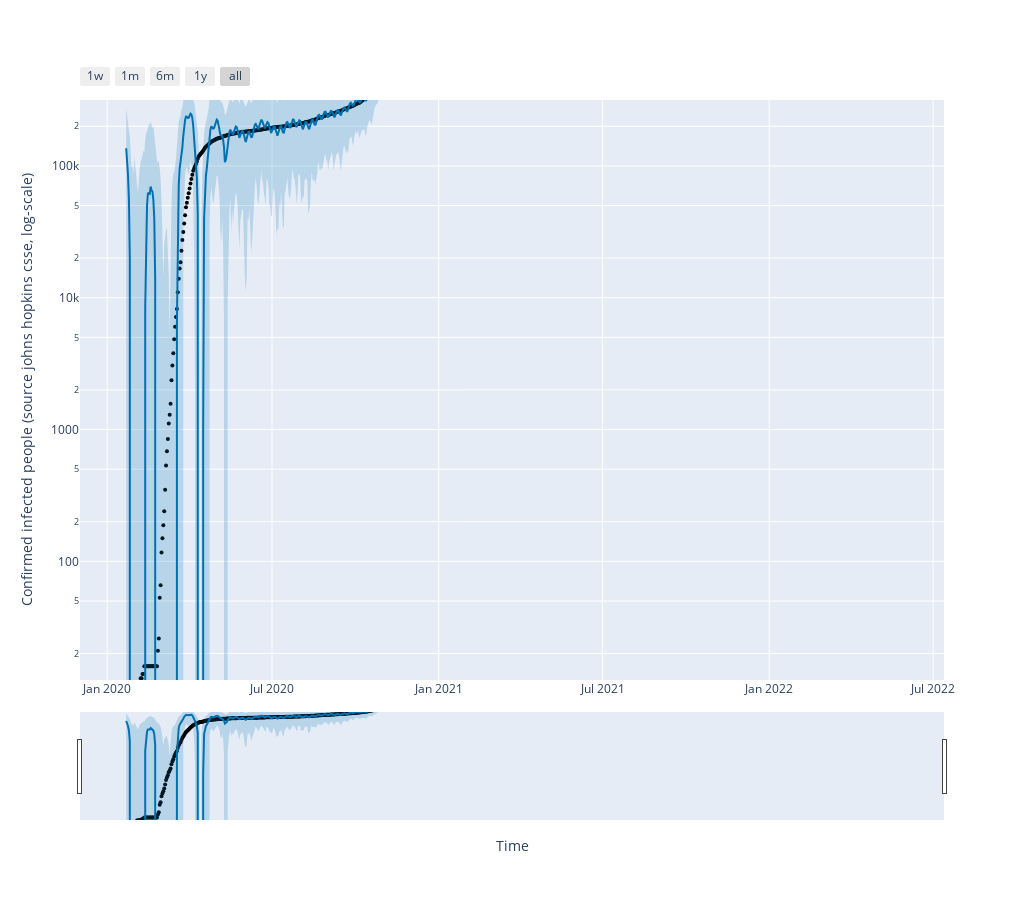

Write notebook code for a chart like this one.
### Code cell
import plotly.offline as py
from prophet.plot import plot_plotly

fig = plot_plotly(my_model, forecast)  # This returns a plotly Figure

fig.update_layout(
    width=1024,
    height=900,
    xaxis_title="Time",
    yaxis_title="Confirmed infected people (source johns hopkins csse, log-scale)",
)
fig.update_yaxes(type="log",range=[1.1,5.5])
py.iplot(fig)

### Figure 1 — Plotly figure (JSON) as saved in the notebook; plotly's stock layout.template omitted (floating-point values rounded to 4 significant figures; data arrays with more than 128 entries replaced by an {"elided": "..."} marker saying what was removed)
{"data": [{"marker": {"color": "black", "size": 4}, "mode": "markers", "name": "Actual", "type": "scatter", "x": {"elided": "853 str values"}, "y": {"elided": "853 int values"}}, {"hoverinfo": "skip", "line": {"width": 0}, "mode": "lines", "type": "scatter", "x": {"elided": "860 str values"}, "y": {"elided": "860 float values"}}, {"fill": "tonexty", "fillcolor": "rgba(0, 114, 178, 0.2)", "line": {"color": "#0072B2", "width": 2}, "mode": "lines", "name": "Predicted", "type": "scatter", "x": {"elided": "860 str values"}, "y": {"elided": "860 float values"}}, {"fill": "tonexty", "fillcolor": "rgba(0, 114, 178, 0.2)", "hoverinfo": "skip", "line": {"width": 0}, "mode": "lines", "type": "scatter", "x": {"elided": "860 str values"}, "y": {"elided": "860 float values"}}, {"line": {"color": "black", "dash": "dash", "width": 2}, "mode": "lines", "name": "Cap", "type": "scatter", "x": {"elided": "860 str values"}, "y": {"elided": "860 int values"}}], "layout": {"height": 900, "showlegend": false, "width": 1024, "xaxis": {"rangeselector": {"buttons": [{"count": 7, "label": "1w", "step": "day", "stepmode": "backward"}, {"count": 1, "label": "1m", "step": "month", "stepmode": "backward"}, {"count": 6, "label": "6m", "step": "month", "stepmode": "backward"}, {"count": 1, "label": "1y", "step": "year", "stepmode": "backward"}, {"step": "all"}]}, "rangeslider": {"visible": true}, "title": {"text": "Time"}, "type": "date"}, "yaxis": {"range": [1.1, 5.5], "title": {"text": "Confirmed infected people (source johns hopkins csse, log-scale)"}, "type": "log"}}}
